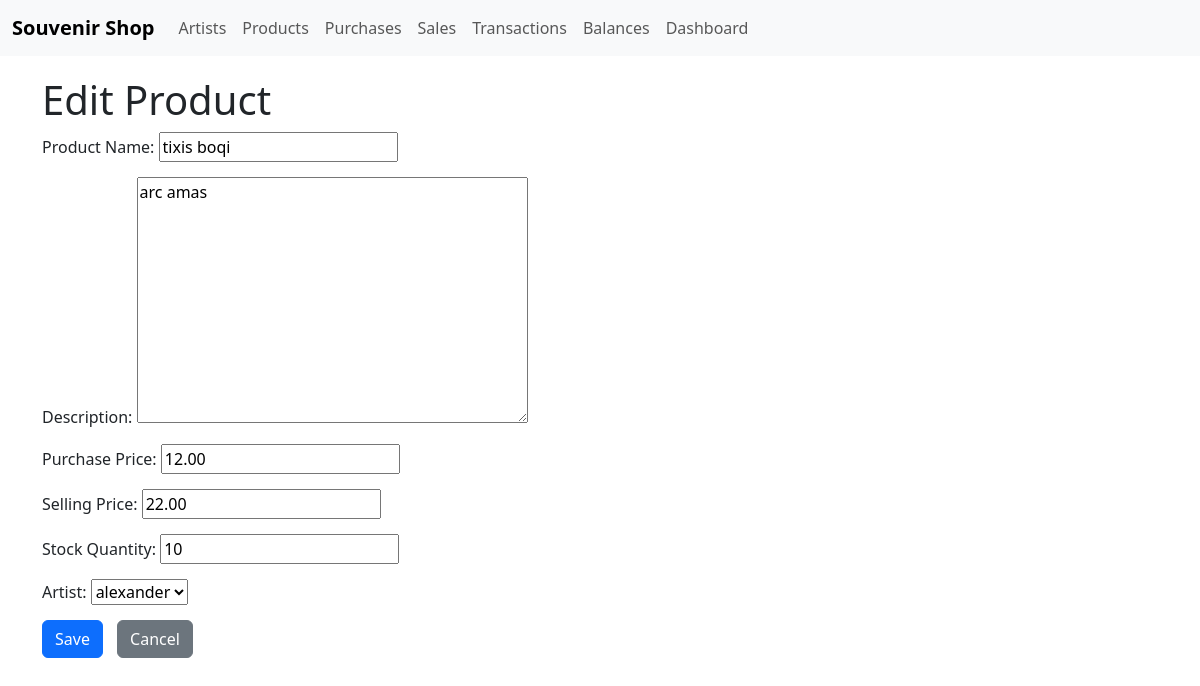
Page /shop/products/2/edit/ on the committed database.
### shop/models.py (models this page shows, shortened)
class Product(models.Model):
    name = models.CharField(max_length=200, verbose_name="Product Name")
    description = models.TextField(blank=True, null=True, verbose_name="Description")
    purchase_price = models.DecimalField(max_digits=10, decimal_places=2, verbose_name="Purchase Price")
    selling_price = models.DecimalField(max_digits=10, decimal_places=2, verbose_name="Selling Price")
    stock_quantity = models.IntegerField(default=0, verbose_name="Stock Quantity")
    artist = models.ForeignKey(Artist, on_delete=models.CASCADE, related_name="products", verbose_name="Artist")
    class Meta:
        verbose_name = "Product"
        verbose_name_plural = "Products"

### shop/views.py (the view)
# urls.py: path('products/<int:pk>/edit/', views.product_update, name='product_update'),
def product_update(request, pk):
    product = get_object_or_404(Product, pk=pk)
    if request.method == 'POST':
        form = ProductForm(request.POST, instance=product)
        if form.is_valid():
            form.save()
            return redirect('shop:product_list')
    else:
        form = ProductForm(instance=product)
    return render(request, 'shop/product_form.html', {'form': form, 'title': 'Edit Product'})

### shop/forms.py
class ProductForm(forms.ModelForm):
    class Meta:
        model = Product
        fields = ['name', 'description', 'purchase_price', 'selling_price', 'stock_quantity', 'artist']

### shop/models.py (called while the page is built)
    def __str__(self):
        return self.name

### shop/templates/shop/product_form.html (shortened to what this page needs)
{% extends 'shop/base.html' %}
{% block content %}
    <h1>{{ title }}</h1>
    <form method="post">
        <div class="form-group">
            {{ form.name.label_tag }}
            {{ form.name }}
        </div>
        <div class="form-group">
            {{ form.description.label_tag }}
            {{ form.description }}
        </div>
        <div class="form-group">
            {{ form.purchase_price.label_tag }}
            {{ form.purchase_price }}
        </div>
        <div class="form-group">
            {{ form.selling_price.label_tag }}
            {{ form.selling_price }}
        </div>
        <div class="form-group">
            {{ form.stock_quantity.label_tag }}
            {{ form.stock_quantity }}
        </div>
        <div class="form-group">
            {{ form.artist.label_tag }}
            {{ form.artist }}
        </div>
        <button type="submit" class="btn btn-primary">Save</button>
        <a href="{% url 'shop:product_list' %}" class="btn btn-secondary">Cancel</a>
    </form>
{% endblock %}

### shop/templates/shop/base.html (style rules this page uses)
.form-group { margin-bottom: 15px; }
.btn-primary { margin-right: 10px; }

### rows in the picture
Product: name "tixis boqi", description "arc amas", purchase_price "12.00", selling_price "22.00", stock_quantity "10", artist "alexander"

### other values in the picture
{{ title }} "Edit Product"
